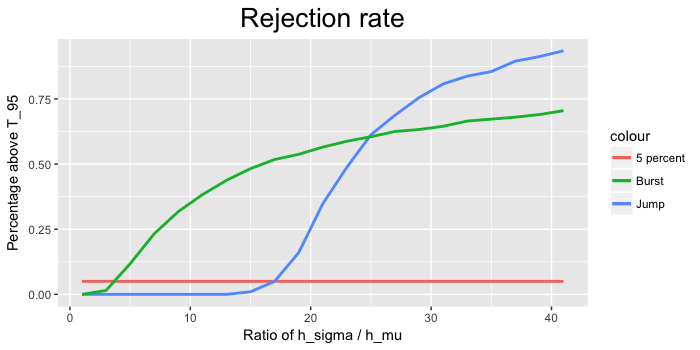

Recreate this plot in R.
library(ggplot2)
library(latex2exp)
setwd(Sys.getenv("masters-thesis"))
source("Simulation/Heston.R")
source("Simulation/Bursts.R")
source("Simulation/Jumps.R")
source("Estimation/pre-average.R")
source("Estimation/estimates.R")
source("Estimation/gumbel.R")
p0 <- Sys.time()

#I cheat with 5 things in this temporary study:
#1) Lag is only 10
#2) I don't evaluate max(T) in every point but only T at jump and drift time.
#3) I evaluate it against Gumbel and not AR(1) (simply because this hasn't been coded yet)
#4) I don't rescale the beginning (simply because this hasn't been coded yet)
#5) I only have 200 paths instead of 1000

#With all the cheat above it only takes a minute
#Without cheating it takes weeks.
#I don't think any of the above should change the results significantly.


#################### PARAMETERS ####################
omega2 <- 2.64*10^(-10)
omega <- sqrt(omega2)
K2 <- 0.5 #K2
n <- 23400
mat <- 6.5/(24*7*52)
dt <- mat/n
Npaths <- 200 #Temporary. Should be 1000
sigma2 <- 0.0457
sigma <- sqrt(sigma2)
lag <- 10 #Temporary. Should be 100
(noise_ratio <- omega/(sqrt(dt)*sigma)) #10.66
h_mu <- 5 / (60*24*7*52) #5min bandwidth of drift-estimator
T_interval <- 5 / (60*60*24*7*52) #5sec between T_calculations
#T_interval <- 1 / (60*24*7*52) #1min between T_calculations
threshold <- q95(mat/T_interval)
#threshold <- qnorm(0.975)


#The ratio parameters
ratio_list <- seq(1,41,by = 2)

#Burst settings1
alpha_large <- 0.8
beta_large <- 0.1

#Burst settings2
alpha_small <- 0.55
beta_small <- 0.45

#Constants for bursts
c_1_func <- function(alpha) {(1-alpha)*0.005/(10/(60*24*7*52))^(1-alpha)}
c_2_func <- function(beta) {sqrt((1-2*beta)*0.001^2/(10/(60*24*7*52))^(1-2*beta))}

#Because of lack of memory, it is done in loops
n_loops <- floor(Npaths/100) #100 paths in every loop
#n_loops <- floor(Npaths/8) #10 loops with 8 in every

#Initialize lists to hold final values
jump <- matrix(nrow = n_loops, ncol = length(ratio_list))
small_burst <- jump
large_burst <- jump

rejection_list <- list(jump,small_burst,large_burst)


#################### LOOP OVER N ####################
for (memory in 1:n_loops) {
  #memory <- 1
  temp_paths <- Npaths / n_loops
  set.seed(100*memory)

  #The index where i calculate the T's
  desired_index <- n/2
  
  ### Simulations
  settings <- sim.setup(mat=mat, Npath = Npaths, Nsteps = n, omega = omega) #6.5 hours
  
  #Heston
  Heston <- sim.heston(settings)
  #Large bursts
  Heston_vb <- sim.addvb(Heston,burst_time = 0.5, interval_length = 0.05, c_2 = c_2_func(beta_large), beta = beta_large)
  Heston_large_vbdb <- sim.adddb(Heston_vb, burst_time=0.5,interval_length=0.05, c_1 = c_1_func(alpha_large), alpha = alpha_large)
  #Small burst
  Heston_vb <- sim.addvb(Heston,burst_time = 0.5, interval_length = 0.05, c_2 = c_2_func(beta_large), beta = beta_large)
  Heston_small_vbdb <- sim.adddb(Heston_vb, burst_time=0.5,interval_length=0.05, c_1 = c_1_func(alpha_large), alpha = alpha_large)
  
  #Jump
  Heston_jump <- sim.addjump(Heston, burst_time = 0.5, interval_length = 0.05, c_1 = c_1_func(alpha_small), alpha = alpha_small) #Same jump independent of alpha_small or alpha_large

  
  #List of all paths
  all_paths <- list(Heston_jump, Heston_small_vbdb, Heston_large_vbdb) #Should be same order as rejection_list

  #Calculate T for every path
  for (j in 1:length(all_paths)) {
    #j <- 1
    path <- all_paths[[j]]
    
    #Transform Y to dY in path$Y
    path$Y <- t(diff(t(as.matrix(path$Y))))
    
    #Extract the relevant part
    path$Y <- path$Y[,1:desired_index]
    path$time <- path$time[1:desired_index]
    path$X <- NULL
    path$vol <- NULL
    
    ######## CALCULATE T estimator ##########
    for (ratio_index in 1:length(ratio_list)) {
      #ratio_index <- 1
      #ratio_index <- length(ratio_list)
      p0 <- Sys.time()
      print(paste0("memory = ",memory, ", path = ",j, ", ratio_index = ", ratio_index, sep = ""))
      
      mu_hat <- est.mu.mat(data = path, hd = h_mu,t.index = desired_index)$mu
      sigma_hat2 <- est.sigma.mat(data = path, hv = h_mu*ratio_list[ratio_index],t.index = desired_index,lag = lag)$sig
      T_hat <- abs(sqrt(h_mu)*mu_hat/sqrt(sigma_hat2))
      
      rejection_list[[j]][memory,ratio_index] <- sum((T_hat > threshold)) / length(T_hat) #Save rejection percentage
      print((Sys.time()-p0)*length(ratio_list)*length(all_paths)*n_loops)
    }
  }
}

#Save mean(T_above_percentage)
rejection_mean <- list()
for (i in 1:length(rejection_list)) {rejection_mean[[i]] <- numeric(length = length(ratio_list))}

for (hd in 1:length(ratio_list)) {
  for (x in 1:length(rejection_list)){
    rejection_mean[[x]][hd] <- mean(rejection_list[[x]][,hd])
  }
}

#################### PLOT THE PERCENTAGE ABOVE ####################
data <- data.frame(hd = ratio_list, 
                   target = (1:length(ratio_list)*0)+0.05, 
                   jump = rejection_mean[[1]],
                   small_burst = rejection_mean[[2]],
                   large_burst = rejection_mean[[3]])

ggplot() +
  geom_line(data=data, aes(x=hd, y=target, col = "5 percent"), size = 1) +
  geom_line(data=data, aes(x=hd, y=jump, col = "Jump"), size = 1) +
  geom_line(data=data, aes(x=hd, y=small_burst, col = "Burst"), size = 1) +
  #geom_line(data=data, aes(x=hd, y=large_burst, col = "Large burst"), size = 1) +
  xlab("Ratio of h_sigma / h_mu") + ylab("Percentage above T_95") +
  ggtitle("Rejection rate") +
  theme(plot.title = element_text(hjust = 0.5, size = 20))

### Save data

print(Sys.time()-p0)
